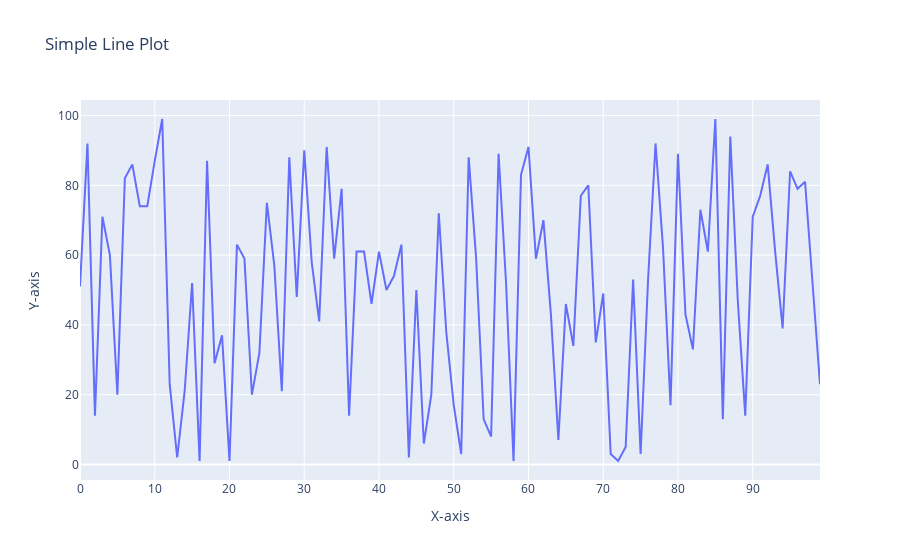

This figure's notebook cell:
### Code cell
# Question 20.

# Using Plotly, create a basic line plot of a randomly generated dataset, label the axes, and set the title as 'Simple Line Plot


import plotly.graph_objects as go
import numpy as np

#  Generate random data
np.random.seed(42)  # For reproducibility
x = np.arange(0, 100)  # X values ranging from 0 to 99
y = np.random.randint(0, 100, size=100)  # 100 random integer Y values between 0 and 100

#  Create the line plot
fig = go.Figure()

# Add the line trace
fig.add_trace(go.Scatter(x=x, y=y, mode='lines'))

#  Customize the plot with axis labels and title
fig.update_layout(
    title='Simple Line Plot',
    xaxis_title='X-axis',
    yaxis_title='Y-axis'
)

#  Show the plot
fig.show()

### Figure 1 — Plotly figure (JSON) as saved in the notebook; plotly's stock layout.template omitted (floating-point values rounded to 4 significant figures)
{"data": [{"mode": "lines", "type": "scatter", "x": [0, 1, 2, 3, 4, 5, 6, 7, 8, 9, 10, 11, 12, 13, 14, 15, 16, 17, 18, 19, 20, 21, 22, 23, 24, 25, 26, 27, 28, 29, 30, 31, 32, 33, 34, 35, 36, 37, 38, 39, 40, 41, 42, 43, 44, 45, 46, 47, 48, 49, 50, 51, 52, 53, 54, 55, 56, 57, 58, 59, 60, 61, 62, 63, 64, 65, 66, 67, 68, 69, 70, 71, 72, 73, 74, 75, 76, 77, 78, 79, 80, 81, 82, 83, 84, 85, 86, 87, 88, 89, 90, 91, 92, 93, 94, 95, 96, 97, 98, 99], "y": [51, 92, 14, 71, 60, 20, 82, 86, 74, 74, 87, 99, 23, 2, 21, 52, 1, 87, 29, 37, 1, 63, 59, 20, 32, 75, 57, 21, 88, 48, 90, 58, 41, 91, 59, 79, 14, 61, 61, 46, 61, 50, 54, 63, 2, 50, 6, 20, 72, 38, 17, 3, 88, 59, 13, 8, 89, 52, 1, 83, 91, 59, 70, 43, 7, 46, 34, 77, 80, 35, 49, 3, 1, 5, 53, 3, 53, 92, 62, 17, 89, 43, 33, 73, 61, 99, 13, 94, 47, 14, 71, 77, 86, 61, 39, 84, 79, 81, 52, 23]}], "layout": {"title": {"text": "Simple Line Plot"}, "xaxis": {"title": {"text": "X-axis"}}, "yaxis": {"title": {"text": "Y-axis"}}}}
